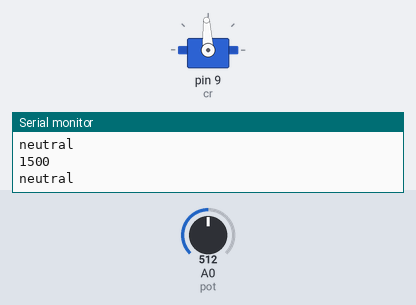
This sketch was run on a simulated Arduino Uno, built with avr-gcc and run on an emulated ATmega328P. Shown: servo, the last lines printed to the serial monitor. The test bench sets the inputs (shaded band); at power-on: A0 (pot) = 512.

Above: at 1.2 s.
1.3 s: A0 (pot) set to 0
At 2.2 s:
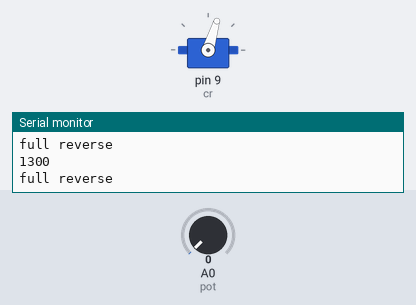
2.8 s: A0 (pot) set to 1023
At 3.2 s:
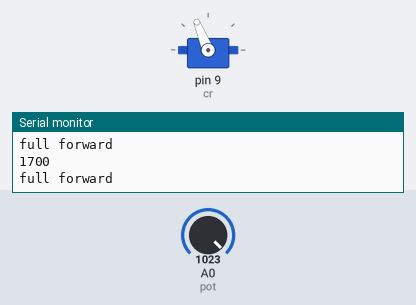
4.3 s: A0 (pot) set to 511
At 5.3 s:
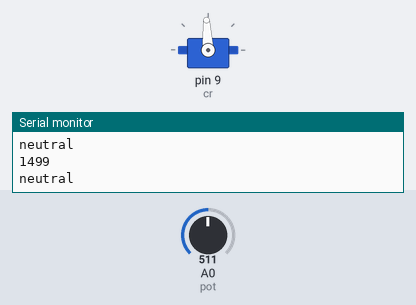
Timing chart, 0 to 7.3 s (numbered marks = the images above; inputs shaded):
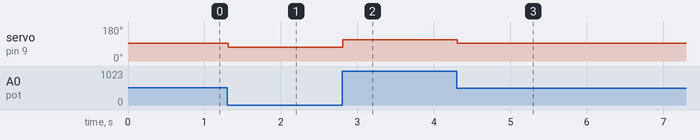

Measured:
- after the input at 1.3 s, servo on pin 9 (cr): 93° → 73° at once
- after the input at 2.8 s, servo on pin 9 (cr): 73° → 112° at once
- after the input at 4.3 s, servo on pin 9 (cr): 112° → 93° at once

The sketch:

Potentiometer_test__bidirectional_.ino
```cpp
#include <Servo.h> //includes the servo library
Servo cr; //names the servo

int pot = A0; //sets a variable called "pot" to be A0


void setup() {
  // put your setup code here, to run once:
  cr.attach(9); //connects the servo to data pin 9
  cr.write(1500); //sends a value of 1500 (neutral)
  pinMode (pot, INPUT); //designates that pin A0 is an input
  Serial.begin (9600); //designates serial communication speed


}

void loop() {
  // put your main code here, to run repeatedly:
  int potread = analogRead(pot); //declares a variable "potread" to be the values coming from A0

    int value = map (potread, 0, 1023, 1300, 1700); //maps the values from A0 to the range of the servo into a variable called "value"
   Serial.println (value); //shows us the numbers for "value"


  if (value >=1490 && value <= 1550) //in case the potentiometer signal fluctuates
  {
    cr.write(1500); //neutral
    Serial.println ("neutral"); //the word "neutral" will show up on the serial monitor if value is between 1490 and 1550
  }

  else if (value <=1310) //in case the potentiometer signal fluctuates
  {
    cr.write(1300); //writes 100% in one direction
    Serial.println ("full reverse"); //the word "full reverse" will show up on the serial monitor if value is less than 1310
  }

  else if (value >= 1690) //in case the potentiometer signal fluctuates
  {
    cr.write(1700); //writes 100% in opposite direction
    Serial.println ("full forward"); //the word "full forward" will show up on the serial monitor if value is greater than 1690
  }

  else
  {
    cr.write(value); //if the value is not close to 100% in either direction of neutral, it will output the actual value
  }

}
```
